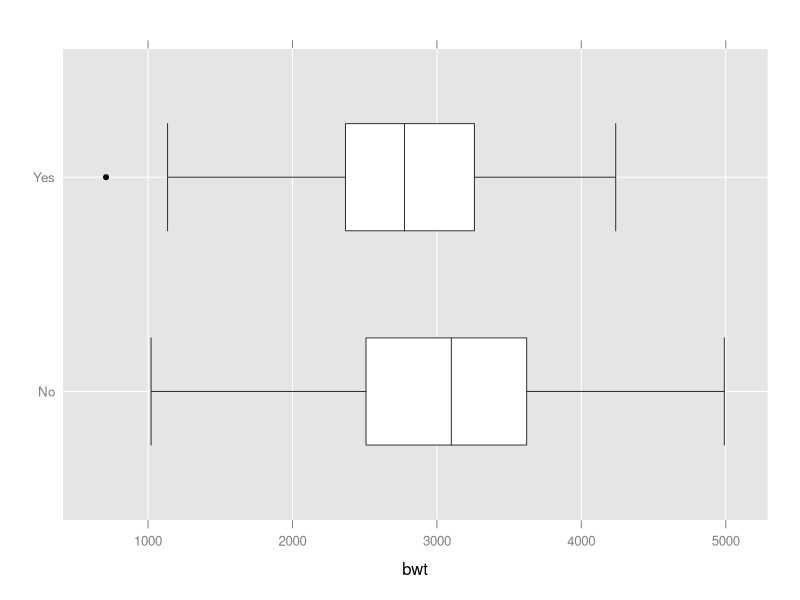
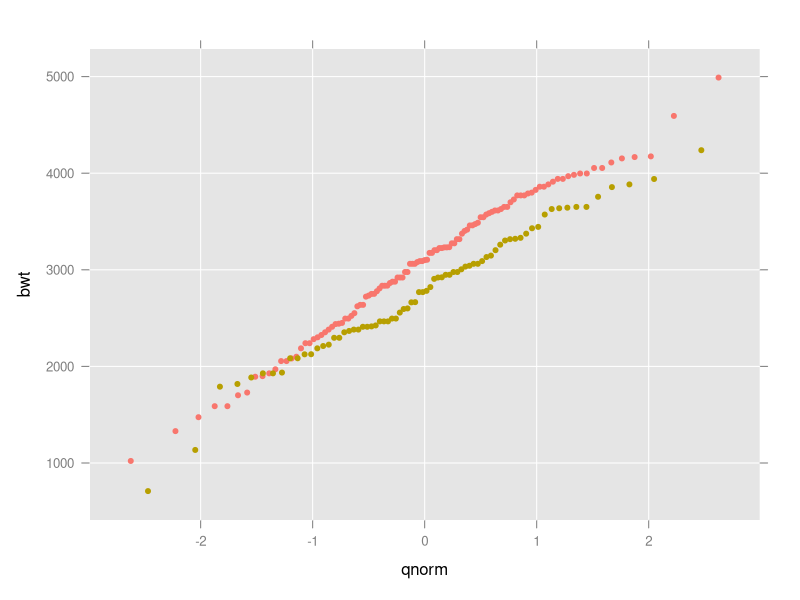
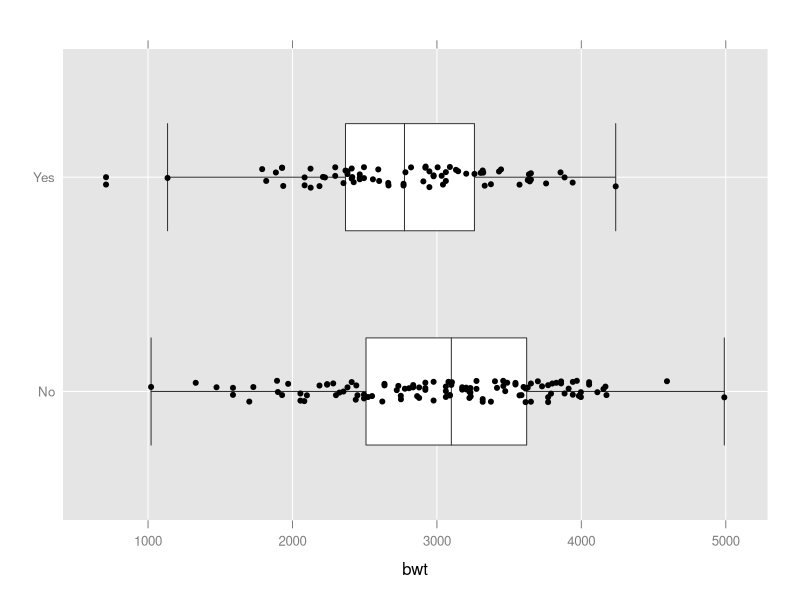

These charts were generated, in order, by the following R code: (Note: this script raises an error after producing the figures.)
library(knitr)
render_sweave()
opts_chunk$set(size = "small", fig.path = 'figs/01-', dev = "cairo_pdf", 
               dev.args = list(family = "Bitstream Vera Sans"),
               fig.width = 5, fig.height = 5, 
               out.width = ".6\\linewidth", fig.align = "center",
               message=FALSE)
opts_knit$set(progress = FALSE, verbose = FALSE) 
options(digits = 3, width = 70)
library(latticeExtra)
lattice.options(default.args = list(axis = axis.grid))
trellis.par.set(ggplot2like(lwd = 2.5))
binom.test(4, 10)
data(birthwt, package="MASS")
birthwt$smoke <- factor(birthwt$smoke, 
                        labels=c("No","Yes"))
t.test(bwt ~ smoke, data=birthwt, var.equal=TRUE)
bwplot(smoke ~ bwt, data=birthwt)
qqmath(~ bwt, data=birthwt, group=smoke)
bwplot(smoke ~ bwt, data=birthwt, 
       panel = function(x, y, ...) {
           panel.bwplot(x, y, ...)
           panel.points(x, jitter(as.numeric(y), 
                                  amount = .05), ...) })
t.test(extra ~ group, data=sleep, paired=TRUE)
xyplot(extra[group==2] ~ extra[group==1], data = sleep, 
       type = c("p", "g"), aspect = "iso", 
       abline = list(a = 0, b = 1))
library(foreign)
d <- read.dta("../data/polymorphism.dta")
head(d)
xtabs(~ genotype, data = d)
summary(d)
fm <- age ~ genotype
aggregate(fm, data = d, mean)
aggregate(fm, data = d, Hmisc::smean.sd)
bwplot(fm, data = d)
m <- aov(fm, data = d)
summary(m)
model.tables(m)
rfs(m)
